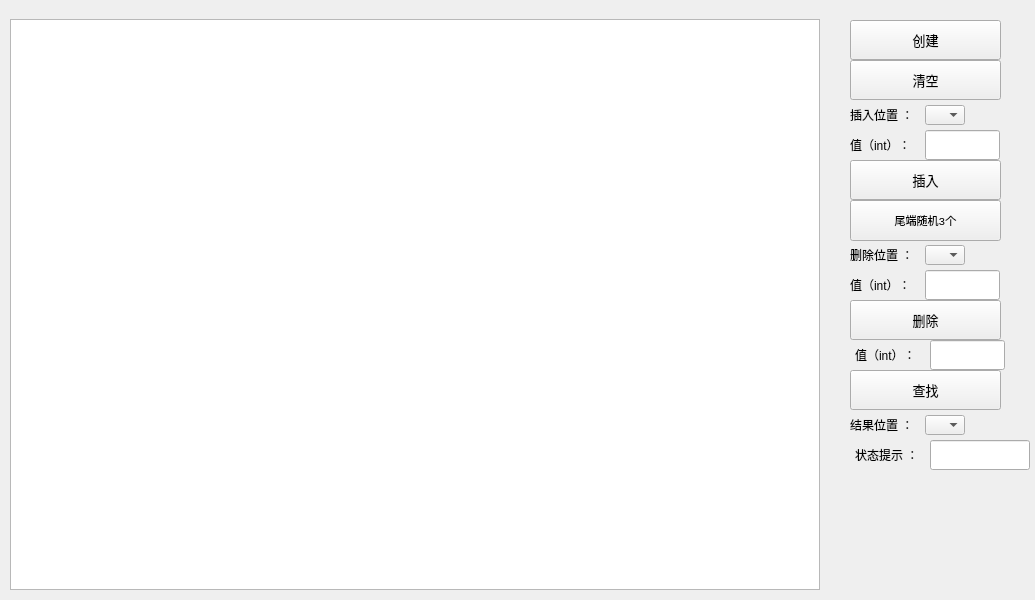
<?xml version="1.0" encoding="UTF-8"?>
<ui version="4.0">
 <class>DLinkList</class>
 <widget class="QWidget" name="DLinkList">
  <property name="geometry">
   <rect>
    <x>0</x>
    <y>0</y>
    <width>1035</width>
    <height>600</height>
   </rect>
  </property>
  <property name="windowTitle">
   <string>Form</string>
  </property>
  <widget class="QGraphicsView" name="graphicsView">
   <property name="geometry">
    <rect>
     <x>10</x>
     <y>19</y>
     <width>810</width>
     <height>571</height>
    </rect>
   </property>
  </widget>
  <widget class="QPushButton" name="pushButtonDelete">
   <property name="geometry">
    <rect>
     <x>850</x>
     <y>300</y>
     <width>151</width>
     <height>40</height>
    </rect>
   </property>
   <property name="minimumSize">
    <size>
     <width>0</width>
     <height>20</height>
    </size>
   </property>
   <property name="font">
    <font>
     <family>Consolas</family>
     <pointsize>10</pointsize>
    </font>
   </property>
   <property name="text">
    <string>删除</string>
   </property>
  </widget>
  <widget class="QLabel" name="labelDeleteValue">
   <property name="geometry">
    <rect>
     <x>850</x>
     <y>270</y>
     <width>66</width>
     <height>30</height>
    </rect>
   </property>
   <property name="sizePolicy">
    <sizepolicy hsizetype="Minimum" vsizetype="Minimum">
     <horstretch>0</horstretch>
     <verstretch>0</verstretch>
    </sizepolicy>
   </property>
   <property name="minimumSize">
    <size>
     <width>60</width>
     <height>30</height>
    </size>
   </property>
   <property name="text">
    <string>值（int）：</string>
   </property>
  </widget>
  <widget class="QLineEdit" name="lineEditDelete">
   <property name="geometry">
    <rect>
     <x>925</x>
     <y>270</y>
     <width>75</width>
     <height>30</height>
    </rect>
   </property>
   <property name="sizePolicy">
    <sizepolicy hsizetype="Fixed" vsizetype="Fixed">
     <horstretch>0</horstretch>
     <verstretch>0</verstretch>
    </sizepolicy>
   </property>
   <property name="minimumSize">
    <size>
     <width>60</width>
     <height>30</height>
    </size>
   </property>
  </widget>
  <widget class="QComboBox" name="comboBoxDelete">
   <property name="enabled">
    <bool>true</bool>
   </property>
   <property name="geometry">
    <rect>
     <x>925</x>
     <y>245</y>
     <width>40</width>
     <height>20</height>
    </rect>
   </property>
  </widget>
  <widget class="QLabel" name="labelDeletePos">
   <property name="geometry">
    <rect>
     <x>850</x>
     <y>240</y>
     <width>75</width>
     <height>30</height>
    </rect>
   </property>
   <property name="sizePolicy">
    <sizepolicy hsizetype="Minimum" vsizetype="Minimum">
     <horstretch>0</horstretch>
     <verstretch>0</verstretch>
    </sizepolicy>
   </property>
   <property name="minimumSize">
    <size>
     <width>60</width>
     <height>30</height>
    </size>
   </property>
   <property name="text">
    <string>删除位置 ：</string>
   </property>
  </widget>
  <widget class="QPushButton" name="pushButtonLocate">
   <property name="geometry">
    <rect>
     <x>850</x>
     <y>370</y>
     <width>151</width>
     <height>40</height>
    </rect>
   </property>
   <property name="minimumSize">
    <size>
     <width>0</width>
     <height>20</height>
    </size>
   </property>
   <property name="font">
    <font>
     <family>Consolas</family>
     <pointsize>10</pointsize>
    </font>
   </property>
   <property name="text">
    <string>查找</string>
   </property>
  </widget>
  <widget class="QLineEdit" name="lineEditLocate">
   <property name="geometry">
    <rect>
     <x>930</x>
     <y>340</y>
     <width>75</width>
     <height>30</height>
    </rect>
   </property>
   <property name="sizePolicy">
    <sizepolicy hsizetype="Fixed" vsizetype="Fixed">
     <horstretch>0</horstretch>
     <verstretch>0</verstretch>
    </sizepolicy>
   </property>
   <property name="minimumSize">
    <size>
     <width>60</width>
     <height>30</height>
    </size>
   </property>
  </widget>
  <widget class="QComboBox" name="comboBoxLocate">
   <property name="enabled">
    <bool>true</bool>
   </property>
   <property name="geometry">
    <rect>
     <x>925</x>
     <y>415</y>
     <width>40</width>
     <height>20</height>
    </rect>
   </property>
  </widget>
  <widget class="QLabel" name="labelLocateValue">
   <property name="geometry">
    <rect>
     <x>855</x>
     <y>340</y>
     <width>66</width>
     <height>30</height>
    </rect>
   </property>
   <property name="sizePolicy">
    <sizepolicy hsizetype="Minimum" vsizetype="Minimum">
     <horstretch>0</horstretch>
     <verstretch>0</verstretch>
    </sizepolicy>
   </property>
   <property name="minimumSize">
    <size>
     <width>60</width>
     <height>30</height>
    </size>
   </property>
   <property name="text">
    <string>值（int）：</string>
   </property>
  </widget>
  <widget class="QLabel" name="labelResultPos">
   <property name="geometry">
    <rect>
     <x>850</x>
     <y>410</y>
     <width>75</width>
     <height>30</height>
    </rect>
   </property>
   <property name="sizePolicy">
    <sizepolicy hsizetype="Minimum" vsizetype="Minimum">
     <horstretch>0</horstretch>
     <verstretch>0</verstretch>
    </sizepolicy>
   </property>
   <property name="minimumSize">
    <size>
     <width>60</width>
     <height>30</height>
    </size>
   </property>
   <property name="text">
    <string>结果位置 ：</string>
   </property>
  </widget>
  <widget class="QPushButton" name="pushButtonInit">
   <property name="geometry">
    <rect>
     <x>850</x>
     <y>20</y>
     <width>151</width>
     <height>40</height>
    </rect>
   </property>
   <property name="minimumSize">
    <size>
     <width>0</width>
     <height>20</height>
    </size>
   </property>
   <property name="font">
    <font>
     <family>Consolas</family>
     <pointsize>10</pointsize>
    </font>
   </property>
   <property name="text">
    <string>创建</string>
   </property>
  </widget>
  <widget class="QLabel" name="labelInsertValue">
   <property name="geometry">
    <rect>
     <x>850</x>
     <y>130</y>
     <width>66</width>
     <height>30</height>
    </rect>
   </property>
   <property name="sizePolicy">
    <sizepolicy hsizetype="Minimum" vsizetype="Minimum">
     <horstretch>0</horstretch>
     <verstretch>0</verstretch>
    </sizepolicy>
   </property>
   <property name="minimumSize">
    <size>
     <width>60</width>
     <height>30</height>
    </size>
   </property>
   <property name="text">
    <string>值（int）：</string>
   </property>
  </widget>
  <widget class="QLineEdit" name="lineEditInsert">
   <property name="geometry">
    <rect>
     <x>925</x>
     <y>130</y>
     <width>75</width>
     <height>30</height>
    </rect>
   </property>
   <property name="sizePolicy">
    <sizepolicy hsizetype="Fixed" vsizetype="Fixed">
     <horstretch>0</horstretch>
     <verstretch>0</verstretch>
    </sizepolicy>
   </property>
   <property name="minimumSize">
    <size>
     <width>60</width>
     <height>30</height>
    </size>
   </property>
  </widget>
  <widget class="QPushButton" name="pushButtonInsert">
   <property name="geometry">
    <rect>
     <x>850</x>
     <y>160</y>
     <width>151</width>
     <height>40</height>
    </rect>
   </property>
   <property name="minimumSize">
    <size>
     <width>0</width>
     <height>20</height>
    </size>
   </property>
   <property name="font">
    <font>
     <family>Consolas</family>
     <pointsize>10</pointsize>
    </font>
   </property>
   <property name="text">
    <string>插入</string>
   </property>
  </widget>
  <widget class="QComboBox" name="comboBoxInsert">
   <property name="enabled">
    <bool>true</bool>
   </property>
   <property name="geometry">
    <rect>
     <x>925</x>
     <y>105</y>
     <width>40</width>
     <height>20</height>
    </rect>
   </property>
  </widget>
  <widget class="QLabel" name="labelInsert">
   <property name="geometry">
    <rect>
     <x>850</x>
     <y>100</y>
     <width>75</width>
     <height>30</height>
    </rect>
   </property>
   <property name="sizePolicy">
    <sizepolicy hsizetype="Minimum" vsizetype="Minimum">
     <horstretch>0</horstretch>
     <verstretch>0</verstretch>
    </sizepolicy>
   </property>
   <property name="minimumSize">
    <size>
     <width>60</width>
     <height>30</height>
    </size>
   </property>
   <property name="text">
    <string>插入位置 ：</string>
   </property>
  </widget>
  <widget class="QLabel" name="labelState">
   <property name="geometry">
    <rect>
     <x>855</x>
     <y>440</y>
     <width>60</width>
     <height>30</height>
    </rect>
   </property>
   <property name="sizePolicy">
    <sizepolicy hsizetype="Minimum" vsizetype="Minimum">
     <horstretch>0</horstretch>
     <verstretch>0</verstretch>
    </sizepolicy>
   </property>
   <property name="minimumSize">
    <size>
     <width>60</width>
     <height>30</height>
    </size>
   </property>
   <property name="text">
    <string>状态提示 ：</string>
   </property>
  </widget>
  <widget class="QLineEdit" name="lineEditState">
   <property name="geometry">
    <rect>
     <x>930</x>
     <y>440</y>
     <width>100</width>
     <height>30</height>
    </rect>
   </property>
   <property name="sizePolicy">
    <sizepolicy hsizetype="Fixed" vsizetype="Fixed">
     <horstretch>0</horstretch>
     <verstretch>0</verstretch>
    </sizepolicy>
   </property>
   <property name="minimumSize">
    <size>
     <width>60</width>
     <height>30</height>
    </size>
   </property>
  </widget>
  <widget class="QPushButton" name="pushButtonRandomInsert3">
   <property name="geometry">
    <rect>
     <x>850</x>
     <y>200</y>
     <width>151</width>
     <height>41</height>
    </rect>
   </property>
   <property name="minimumSize">
    <size>
     <width>0</width>
     <height>20</height>
    </size>
   </property>
   <property name="font">
    <font>
     <family>Consolas</family>
     <pointsize>8</pointsize>
    </font>
   </property>
   <property name="text">
    <string>尾端随机3个</string>
   </property>
  </widget>
  <widget class="QPushButton" name="pushButtonClear">
   <property name="geometry">
    <rect>
     <x>850</x>
     <y>60</y>
     <width>151</width>
     <height>40</height>
    </rect>
   </property>
   <property name="minimumSize">
    <size>
     <width>0</width>
     <height>20</height>
    </size>
   </property>
   <property name="font">
    <font>
     <family>Consolas</family>
     <pointsize>10</pointsize>
    </font>
   </property>
   <property name="text">
    <string>清空</string>
   </property>
  </widget>
 </widget>
 <resources/>
 <connections/>
</ui>
